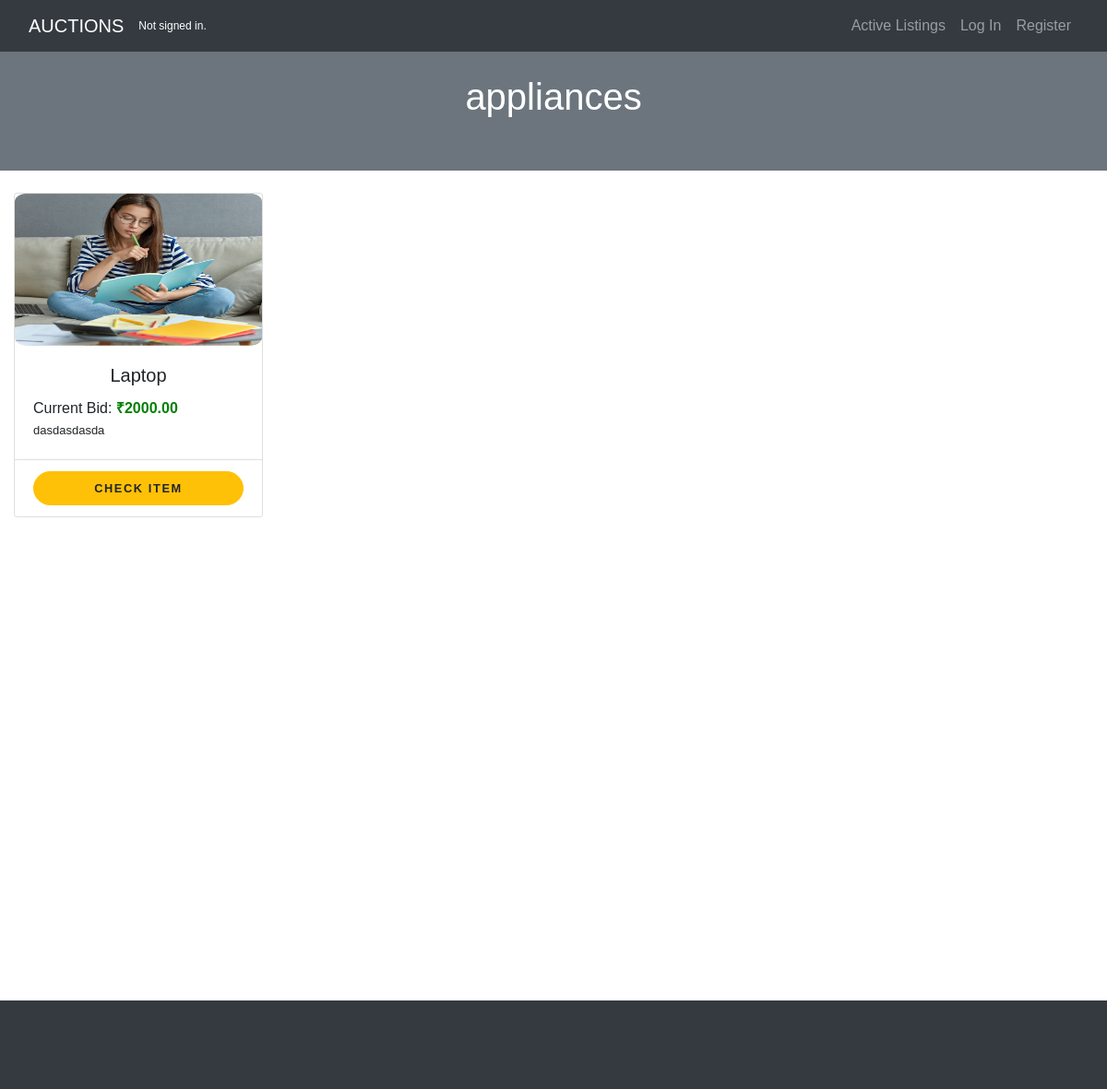
The page /category/appliances on the database its author committed.
### auctions/models.py (models this page shows, shortened)
class Listing(models.Model):
    productnames = models.CharField(max_length=20)
    descriptions = models.TextField(max_length=500)
    startingbids = models.DecimalField(max_digits=15, decimal_places=2)
    images = models.ImageField(upload_to="listing", null=True, blank=True)
    category = models.CharField(max_length=50, blank=True, null=True, default="")
    lister = models.CharField(max_length=50, blank=True, null=True)
    created = models.DateTimeField(default=now, editable=False)

### auctions/views.py (the view)
# urls.py: path("category/<str:cats>", views.categorylistings, name="categorylistings"),
def categorylistings(request, cats):
    category_posts = Listing.objects.filter(category=cats)
    try:
        watch = Watchlist.objects.filter(watcher=request.user.username)
        watchcount = len(watch)
    except:
        watchcount = None
    return render(request, 'auctions/categorylistings.html', {
        'cats': cats,
        'category_posts': category_posts,
        'watchcount': watchcount
    })

### auctions/templates/auctions/categorylistings.html (shortened to what this page needs)
{% extends "auctions/layout.html" %}
{% block body %}
    <body >
<header class="bg-secondary text-center py-5 mb-4">
  <div class="container">
    <h1 class="font-weight-light text-white"> {{ cats }} </h1>
  </div>
</header>
    <div style="margin-bottom: 500px">
    {% if category_posts  %}
    <div class="row text-left" style="margin: 2% auto">
    {% for object in category_posts %}
            <div class="col-lg-3 col-md-6 mb-4">
                <div class="card h-100">
                    {% if object.images %}
                        <a  href="{% url 'listingpage' object.id %}">
                            <img style="width: 100%; height: 10.3rem" style="width: 100%;"  class="card-img-center" src="/media/{{ object.images }}">
                        </a>
                    {% else %}
                        <a href="{% url 'listingpage' object.id %}">
                            <img class="card-img-top" src="https://i.ibb.co/T8nxLQT/No-Image-Available.png" alt="">
                        </a>
                    {% endif %}
                    <div class="card-body">
                    <center>    <h5 class="card-title"> {{ object.productnames }} </h5>  </center>
                        <p class="card-text">Current Bid: <span style="color: green; font-weight: bold" > ₹{{ object.startingbids }}  </span>
                        <br/> <span style="font-size: small; display: block; text-overflow: ellipsis; word-wrap: break-word; overflow: hidden; max-height: 7.2em; line-height: 1.8em;">
                                {{ object.descriptions }} </span> </p>
                    </div>
                    <div class="card-footer " style="background: white;">
                        <a href="{% url 'listingpage' object.id %}" class="btn btn-lg btn-warning btn-block text-uppercase" style="font-size: 80%; border-radius: 5rem; letter-spacing: .1rem; font-weight: bold; ;transition: all 0.2s;"
                        class="btn">Check Item</a>
                    </div>
                </div>
            </div>
    {% endfor %}
    </div>
    {% else %}
    <center>
    <img style="width: 30%; margin-top: 5px " src="https://i.ibb.co/6vbhKgQ/Pngtree-it-s-in-the-3845898.png" alt="Pngtree-it-s-in-the-3845898" border="0">
    <h5> This category is empty. <a href="{% url 'category' %}"> Checkout other categories! </a> </h5>
    </center>
    {% endif %}
    </div>
    </body>
{% endblock %}

### auctions/static/auctions/login.css (style rules this page uses)
body { font-family: "Karla", sans-serif; min-height: 100vh; }

### rows shown on the page
Listing: category "appliances", images (picture), productnames "Laptop", startingbids "2000.00", descriptions "dasdasdasda"
